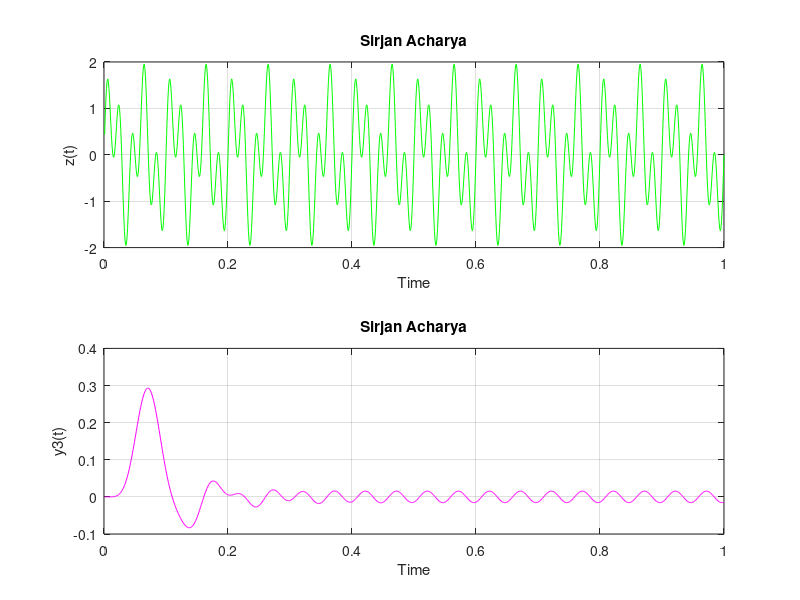

MATLAB code to generate this figure:

f1 = 20; 
f2 = 50; 
A = 1;

fs = 20*f2; 

t = 1/fs:1/fs:1;


sine_wave1 = A * sin(2 * pi * f1 * t);
sine_wave2 = A * sin(2 * pi * f2 * t);


sum_wave = sine_wave1 + sine_wave2;
% filter design
fc= 10;
[b,a]= butter(6,fc/(fs/2));
y= filter(b,a,sum_wave);
ft =abs( fft(y));
ft= ft(1:length(ft)/2+1);
f=(0:length(ft)-1)*fs/(2*length(ft));






subplot(2,1,1);
plot(t, sum_wave, 'g');
xlabel('Time');
ylabel('z(t)');
title('Sirjan Acharya');
grid on;
subplot(2,1,2);
plot(t, y, 'm');
xlabel('Time');
ylabel('y3(t)');
title('Sirjan Acharya');
grid on;



